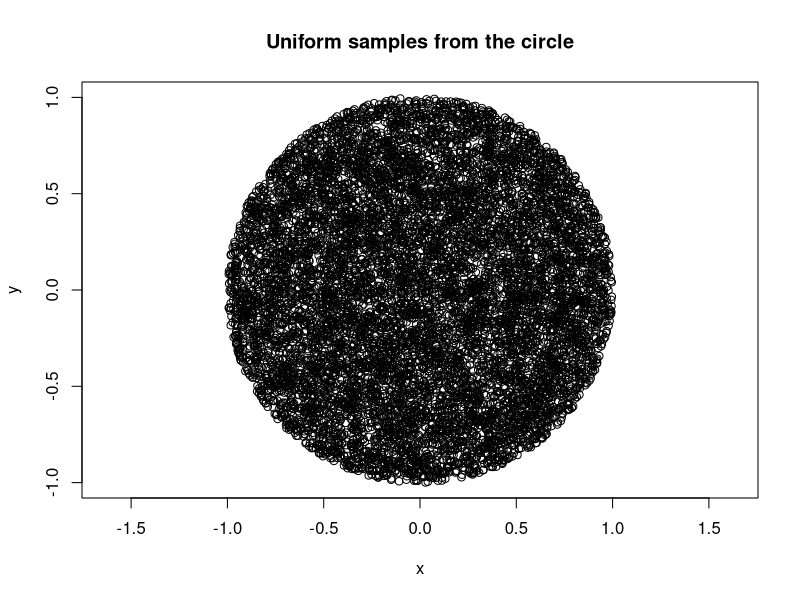

Write the R code that produced this figure.
set.seed(123)

simulate.cirle <- function()
{
  accept <- 0
  counter <- 0
  
  while(accept == 0)
  {
    counter = counter + 1
    proposal.point <- runif(2, min = -1, max = 1)
    if(proposal.point[1]^2 + proposal.point[2]^2 < 1)
    {
      accept <- 1
      return(c(proposal.point, counter))
    }
  }
}

#generate n draws from the circle 
n = 10000
sample <- matrix(0,nrow = n, ncol = 2)
counts <- vector("numeric", length = n)

for(i in 1:n)
{
  dummy <- simulate.cirle()
  sample[i,] <- dummy[1:2]
  counts[i] <- dummy[3]
}

#visalisation check
plot(sample[,1], sample[,2], xlab = "x", ylab = "y", xlim = c(-1,1), ylim = c(-1,1), main = "Uniform samples from the circle", asp = 1)


#check for c
c = 4/pi
c
mean(counts)